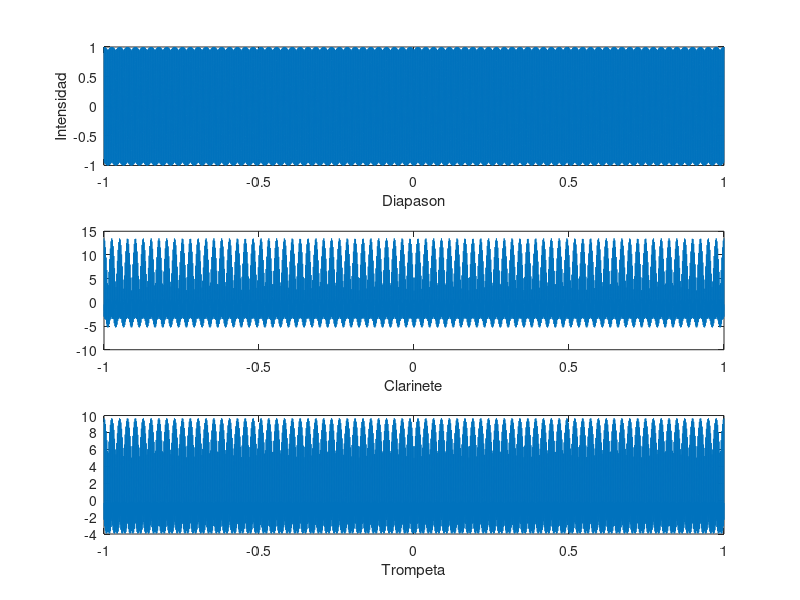
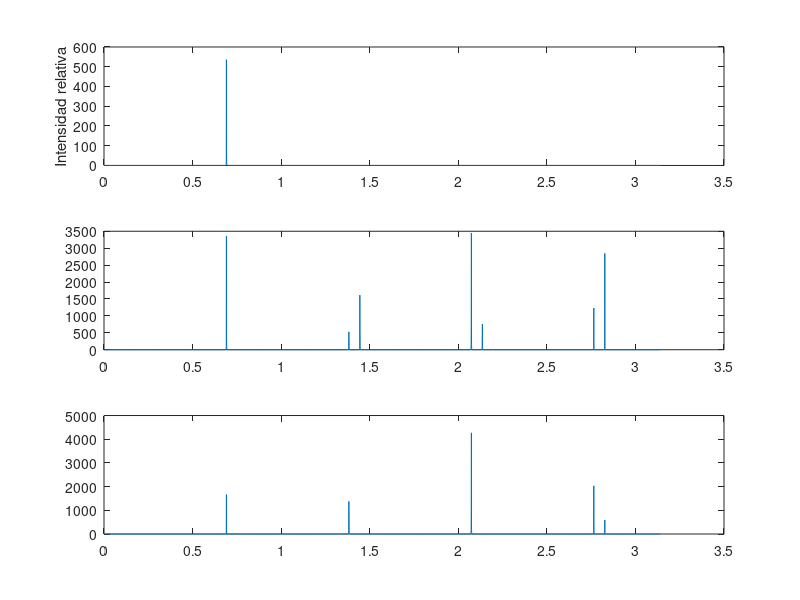

Write MATLAB code to recreate these figures, in order.
function y = InstMusicales(fb,fs,ns) ;
%
% Esta funcion devuelve el sonido de un Diapason, un Clarinete y una
% Trompeta en la frecuencia que recibe como parametro de entrada.
% Muestra que los armonicos se comportan iguales, independiente del tono
%
% Bibliografia: "Fisica para las Ciencias de la Vida" 
%               D Jou, JE Llebot y C Perez
%               McGrawHill 1994, p282
%
% USADA COMO:
%             [y]= InstMusicales(fb,fp,fs,nt) 
%
% donde:
%       fb -- Tono (Nota Musical deseada) en hertzios:
%
%       fs -- Frecuencia de Muestreo. Valores tipicos:
%             8000Hz, 11025Hz, 16KHz, 22KHz, 44KHz, 48KHz
%
%       ns -- Total de segundos a generar 
%
% Autores: MSc. Gloria Lidia Appelgren Lara; Prof. Asociado UNICIT 
%       y  Dr. Juan Jose Aranda Aboy;        Prof. Titular UV
%          CHILE -- CUBA ;                   20 de Diciembre de 2003 
%
if nargin < 1 fb = 440 ;  end % Tono asumido: LA
if nargin < 2 fs = 8000 ; ns = 1 ; end % Frecuencia de Muestreo
if nargin < 3 ns = 1 ;  end % Portadora de la vocal
%% Vector de trabajo
t = linspace(-1,1,ns*fs) ;
%% Diapason
pd = cos(2*pi*440*t) ; 
sound(pd,8000)
%% Clarinete
pc = 2.5*pd + 1.3*cos(4*pi*440*t) + 2.7*cos(6*pi*440*t) + 1.4*cos(8*pi*440*t) + 2.2*cos(10*pi*440*t) + 1.4*cos(12*pi*440*t) + 2*cos(14*pi*440*t) ;
sound(pc,8000)
%% Trompeta
pt = 1.76*pd + 2.12*cos(4*pi*440*t) + 3*cos(6*pi*440*t) + 1.8*cos(8*pi*440*t) + cos(10*pi*440*t) ;
sound(pt,8000)
figure
subplot(3,1,1), plot(t,pd), ylabel('Intensidad')%%, axis([1 100 min(pd) max(pd)])
xlabel('Diapason') 
subplot(3,1,2), plot(t,pc)%%, axis([1 100 min(pc) max(pc)])
xlabel('Clarinete') 
subplot(3,1,3), plot(t,pt)%%, axis([1 100 min(pt) max(pt)])
xlabel('Trompeta') 
figure
[fd,td] = periodogram(pd) ;
subplot(3,1,1), plot(td,fd), ylabel('Intensidad relativa')
[fc,tc] = periodogram(pc) ;
subplot(3,1,2), plot(tc,fc)
[ft,tt] = periodogram(pt) ;
subplot(3,1,3), plot(tt,ft)
%%subplot
%%title('Instrumentos Musicales')
